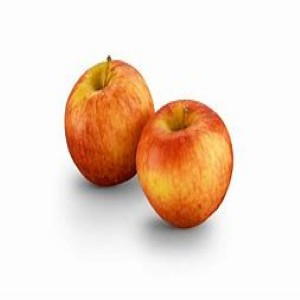
#> input picture data/ripe/apple_ripe_024.jpg, 300 x 300 px; its folder holds only this picture in this run
$ python -i ripeness_detector.py   (imports and definitions only)
#> lines starting #> are read from the running program, lines starting #| are printed output that depends on the picture; after the words box and inside, x2 and y2 are one past the last pixel; in counts of white or black regions, pixels touching at a corner belong together
#> further down, picture is the input picture: shape (300, 300, 3); mean B, G, R 205.1, 219.7, 239.8
"""
ripeness_detector.py - Fruit Ripeness Analysis Module
Calculates ripeness percentage using HSV color pixel analysis.
Each fruit has specific "ripe color zones" defined in HSV space.

Traditional CV Techniques Used:
- HSV color segmentation
- Pixel counting in color ranges
- Histogram analysis
- Morphological operations for noise removal
"""

import cv2
import numpy as np
import os


# ─── Ripeness Color Zones per Fruit ───────────────────────────────────────────
# These HSV ranges define what "ripe" looks like for each fruit.
# "Semi-ripe" gets partial credit. "Ripe" gets full credit.

RIPENESS_PROFILES = {
    'Mango': {
        'ripe': [
            # Deep yellow (fully ripe mango)
            (np.array([18, 120, 120]), np.array([35, 255, 255])),
            # Orange-yellow (peak ripeness)
            (np.array([10, 100, 120]), np.array([18, 255, 255])),
        ],
        'semi_ripe': [
            # Light yellow-green
            (np.array([35, 60, 100]), np.array([55, 200, 240])),
        ],
        'fruit_hue': [
            # Any mango-colored pixel (for total fruit area calculation)
            (np.array([10, 40, 80]), np.array([80, 255, 255])),
        ]
    },
    'Banana': {
        'ripe': [
            # Bright yellow (perfect ripe banana)
            (np.array([20, 120, 150]), np.array([32, 255, 255])),
        ],
        'semi_ripe': [
            # Yellow-green transition
            (np.array([32, 80, 120]), np.array([55, 220, 255])),
        ],
        'fruit_hue': [
            (np.array([15, 60, 100]), np.array([65, 255, 255])),
        ]
    },
    'Apple': {
        'ripe': [
            # Deep red (ripe apple) — two ranges because red wraps in HSV
            (np.array([0, 100, 80]), np.array([8, 255, 255])),
            (np.array([165, 100, 80]), np.array([179, 255, 255])),
        ],
        'semi_ripe': [
            # Pink-red (semi-ripe apple)
            (np.array([0, 60, 100]), np.array([15, 200, 255])),
            (np.array([155, 60, 100]), np.array([165, 200, 255])),
        ],
        'fruit_hue': [
            (np.array([0, 40, 60]), np.array([179, 255, 255])),
        ]
    },
    'Unknown': {
        'ripe': [
            (np.array([15, 80, 100]), np.array([40, 255, 255])),
        ],
        'semi_ripe': [
            (np.array([40, 40, 80]), np.array([80, 200, 200])),
        ],
        'fruit_hue': [
            (np.array([0, 30, 50]), np.array([179, 255, 255])),
        ]
    }
}

# Scoring weights: ripe pixels worth more than semi-ripe
RIPE_WEIGHT = 1.0
SEMI_RIPE_WEIGHT = 0.5

# Optional learned model (trained from data/ripe, data/unripe, data/rotten)
_MODEL_PATH = os.path.join(
    os.path.dirname(os.path.abspath(__file__)), 'models', 'ripeness_model.npz'
)
_CLASS_TO_PROFILE = {
    'unripe': {'status': 'Raw', 'target_pct': 18.0},
    'ripe': {'status': 'Fully Ripe', 'target_pct': 82.0},
    'rotten': {'status': 'Overripe', 'target_pct': 97.0},
}
_RIPENESS_MODEL = None


# [29 lines left out: function _load_ripeness_model, not called in this run]


def _extract_hs_feature(image: np.ndarray) -> np.ndarray:
    """Extract normalized HS histogram feature for ripeness classification."""
    resized = cv2.resize(image, (256, 256))
    hsv = cv2.cvtColor(resized, cv2.COLOR_BGR2HSV)
#> hsv: shape (256, 256, 3); mean H, S, V 12.3, 43.2, 240
    sat = hsv[:, :, 1]
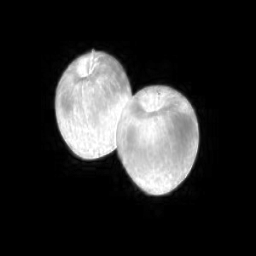
#> sat: shape (256, 256); min 0, max 255, mean 43.2
    val = hsv[:, :, 2]
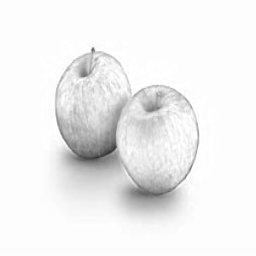
#> val: shape (256, 256); min 52, max 255, mean 240
    mask = cv2.inRange(sat, 30, 255)
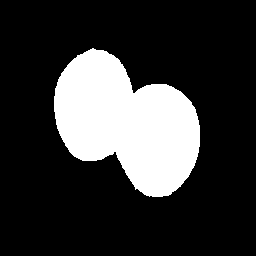
#> mask: shape (256, 256); 21.3% white; 1 white region, box (x1, y1, x2, y2) and area: (54, 48, 200, 197) 13967
    val_mask = cv2.inRange(val, 35, 245)
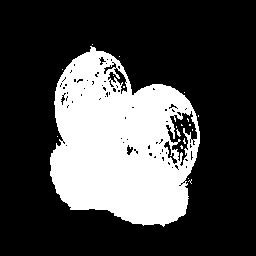
#> val_mask: shape (256, 256); 27.9% white; 19 white regions (18 under 20 px), largest, box (x1, y1, x2, y2) and area: (50, 46, 200, 227) 18215
    mask = cv2.bitwise_and(mask, val_mask)
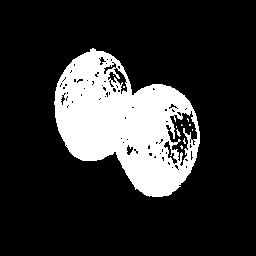
#> mask: shape (256, 256); 19% white; 11 white regions (10 under 20 px), largest, box (x1, y1, x2, y2) and area: (54, 48, 200, 197) 12379

    hist = cv2.calcHist([hsv], [0, 1], mask, [24, 24], [0, 180, 0, 256])
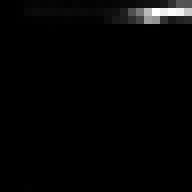
#> hist: shape (24, 24) float32 (shown 8 times larger); min 0, max 1142, mean 21.6; drawn with min black and max white
    hist = hist.flatten().astype(np.float32)
#> hist = 576 values, max 1142 at index 43, min 0 at index 0, mean 21.59
    norm = np.linalg.norm(hist)
#> norm = 2904.4
    if norm > 0:
        hist /= norm
#> hist = 576 values, max 0.393 at index 43, min 0 at index 0, mean 0.00743
    return hist


# [260 lines left out: functions _predict_from_calibrated_model, calculate_ripeness, _adjust_ripeness_by_hue, _get_ripeness_status, _predict_days_to_ripe, _generate_growth_timeline, not called in this run]

>>> import cv2
>>> picture = cv2.imread('../data/ripe/apple_ripe_024.jpg')
>>> result = _extract_hs_feature(picture)
#> result has the same summary as hist in _extract_hs_feature

$ run again, on data/ripe/apple_ripe_192.jpg
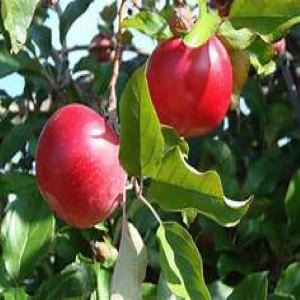
#> input picture data/ripe/apple_ripe_192.jpg, 300 x 300 px
#> picture is the input picture: shape (300, 300, 3); mean B, G, R 64, 95.5, 100
#> hsv: shape (256, 256, 3); mean H, S, V 63.7, 134.7, 117.5
#> in _extract_hs_feature, `mask = cv2.inRange(sat, 30, 255)`:
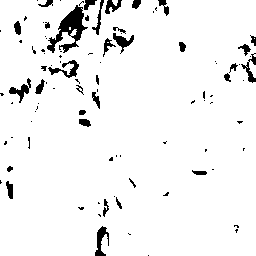
#> mask: shape (256, 256); 94.7% white; 97 black regions (63 under 20 px), largest, box (x1, y1, x2, y2) and area: (47, 5, 88, 53) 741, (48, 60, 79, 78) 203, (95, 226, 109, 256) 203
#> val_mask: shape (256, 256); 86.6% white; 233 black regions (184 under 20 px), largest, box (x1, y1, x2, y2) and area: (168, 173, 253, 250) 1930, (66, 98, 105, 156) 850, (195, 95, 227, 137) 641
#> in _extract_hs_feature, `hist = cv2.calcHist([hsv], [0, 1], mask, [24, 24], [0, 180, 0, 256])`:
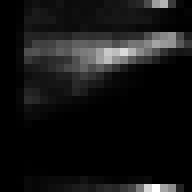
#> hist: shape (24, 24) float32 (shown 8 times larger); min 0, max 1134, mean 94.5; drawn with min black and max white
#> in _extract_hs_feature, `hist = hist.flatten().astype(np.float32)`: hist = 576 values, max 1134 at index 571, min 0 at index 0, mean 94.53
#> norm = 4777.6
#> in _extract_hs_feature, `hist /= norm`: hist = 576 values, max 0.237 at index 571, min 0 at index 0, mean 0.0198
#> result has the same summary as hist in _extract_hs_feature
